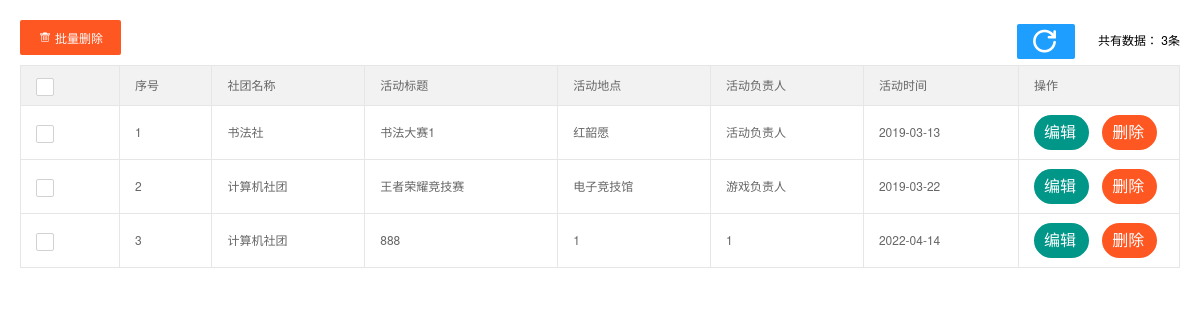
Screenshot of /activity_list (signed in) with the database file from the repository.
### apps/models/massModel.py (models this page shows, shortened)
class ActivityModel(BaseModel):
    clubs_name = db.Column(db.Integer, db.ForeignKey(MassModel.id), comment='所属社团')
    activity_title = db.Column(db.String(2048), comment='活动标题')
    activity_address = db.Column(db.String(2048), comment='活动地点')
    activity_principal = db.Column(db.String(64), comment='活动负责人')
    activity_content = db.Column(db.Text, comment='活动内容')
    activity_date = db.Column(db.Date, comment='活动时间')
    massModel = db.relationship('MassModel', backref='activity_model')

class MassModel(BaseModel):
    massName = db.Column(db.String(64),unique=True, comment='社团名称')
    mass_principal_name = db.Column(db.String(16), comment='负责人')
    mass_introduce = db.Column(db.String(2048))

### apps/cms/clubs_view.py (the view)
@cms_bp.route('/activity_list', endpoint='activity_list', methods=['GET', 'DELETE'])
@login_required
def activity_list():
    if request.method == 'DELETE':
        uid_s = request.form.get('data_s')
        if uid_s:
            return deletes(ActivityModel, db, list(uid_s.split(',')))
        uid = request.form.get('uid')
        return delete(ActivityModel, db, uid)
    data_list = ActivityModel.query.filter(ActivityModel.status == 1)
    return render_template('activity_list.html', data_list=data_list)

### apps/lib/login_sys.py (called while the page is built)
@login_manager.user_loader
def load_user(user_id):
    return SysMemberModel.query.filter_by(id=int(user_id)).first()

### apps/templates/activity_list.html (shortened to what this page needs)
{% extends 'base/base.html' %}
{% block body %}
    <body>
    <div class="x-body">
        <xblock>
            <button class="layui-btn layui-btn-danger" onclick="delAll()"><i class="layui-icon"></i>批量删除</button>
            <span class="x-right" style="line-height:40px">
                <a href="javascript:location.reload()" style="margin-right: 20px;">
                <button class="layui-btn layui-btn-normal" style="padding: 0 15px;">
                    <i class="layui-icon" style="font-size: 25px;font-weight: bolder;">&#xe669;</i>
                </button>
            </a>
                共有数据：
                {% for data in data_list %}{% if loop.last %}{{ loop.index }}{% endif %}{% endfor %}条</span>
        </xblock>
        <table class="layui-table x-admin">
            <thead>
            <tr>
                <th>
                    <div class="layui-unselect header layui-form-checkbox" lay-skin="primary"><i class="layui-icon">&#xe605;</i>
                    </div>
                </th>
                <th>序号</th>
                <th>社团名称</th>
                <th>活动标题</th>
                <th>活动地点</th>
                <th>活动负责人</th>
                <th>活动时间</th>
                <th>操作</th>
            </tr>
            </thead>
            <tbody>
            {% for data in data_list %}
                <tr>
                    <td>
                        <div class="layui-unselect layui-form-checkbox" lay-skin="primary" data-id='{{ data.id }}'>
                            <i class="layui-icon">&#xe605;</i>
                        </div>
                    </td>
                    <td>{{ loop.index }}</td>
                    <td>{{ data.massModel.massName or '社团不存在' }}</td>
                    <td>{{ data.activity_title }}</td>
                    <td>{{ data.activity_address }}</td>
                    <td>{{ data.activity_principal }}</td>
                    <td>{{ data.activity_date }}</td>
                    <td class="td-manage" style="width: 130px;">
                        <button class="layui-btn layui-btn-sm layui-btn-radius" title="编辑"
                                onclick="x_admin_show('编辑','{{ url_for('cms_bp.activity_edit') }}?uid={{ data.id }}')"
                                href="javascript:;">
                            <i class="layui-icon">编辑</i>
                        </button>
                        <button title="删除" onclick="clubs_del(this,'{{ data.id }}')" href="javascript:;"
                                class="layui-btn layui-btn-sm layui-btn-radius layui-btn-danger">
                            <i class="layui-icon">删除</i>
                        </button>
                    </td>
                </tr>
            {% endfor %}
            </tbody>
        </table>
    </div>
    </body>
{% endblock %}

### apps/templates/base/base.html (shortened to what this page needs)
<!doctype html>
<html class="x-admin-sm">
<head>
    <link rel="stylesheet" href="{{ url_for('static',filename='./css/font.css') }}">
    <link rel="stylesheet" href="{{ url_for('static',filename='./css/xadmin.css') }}">
</head>
{% block body %}
{% endblock %}
</html>

### apps/static/css/xadmin.css (style rules this page uses)
* { margin: 0px; padding: 0px; font-family: "Helvetica Neue", Helvetica, Arial, sans-serif; }
a { text-decoration: none; }
html { width: 100%; height: 100%; overflow-x:hidden; overflow-y:auto; }
body { width: 100%; min-height: 100%; }
.x-body { padding: 20px; }
.x-right { float: right; }
table th, table td { word-break: break-all; }
.x-admin-sm { font-size: 12px; }
.x-admin-sm body { font-size: 12px; }
.x-admin-sm .layui-table td, .x-admin-sm .layui-table th { font-size: 12px; }
.x-admin-sm .layui-icon { font-size: 14px; }
.x-admin-sm .layui-btn,.x-admin-sm .layui-btn-xs,.x-admin-sm .layui-btn-sm { font-size: 12px; }
.x-admin-sm .layui-btn { height: 35px; line-height: 35px; }

### rows the page displays
ActivityModel: massModel "计算机社团", activity_title "888", activity_address "1", activity_principal "1", activity_date "2022-04-14"
ActivityModel: massModel "书法社", activity_title "书法大赛1", activity_address "红韶愿", activity_principal "活动负责人", activity_date "2019-03-13"
ActivityModel: massModel "计算机社团", activity_title "王者荣耀竞技赛", activity_address "电子竞技馆", activity_principal "游戏负责人", activity_date "2019-03-22"
